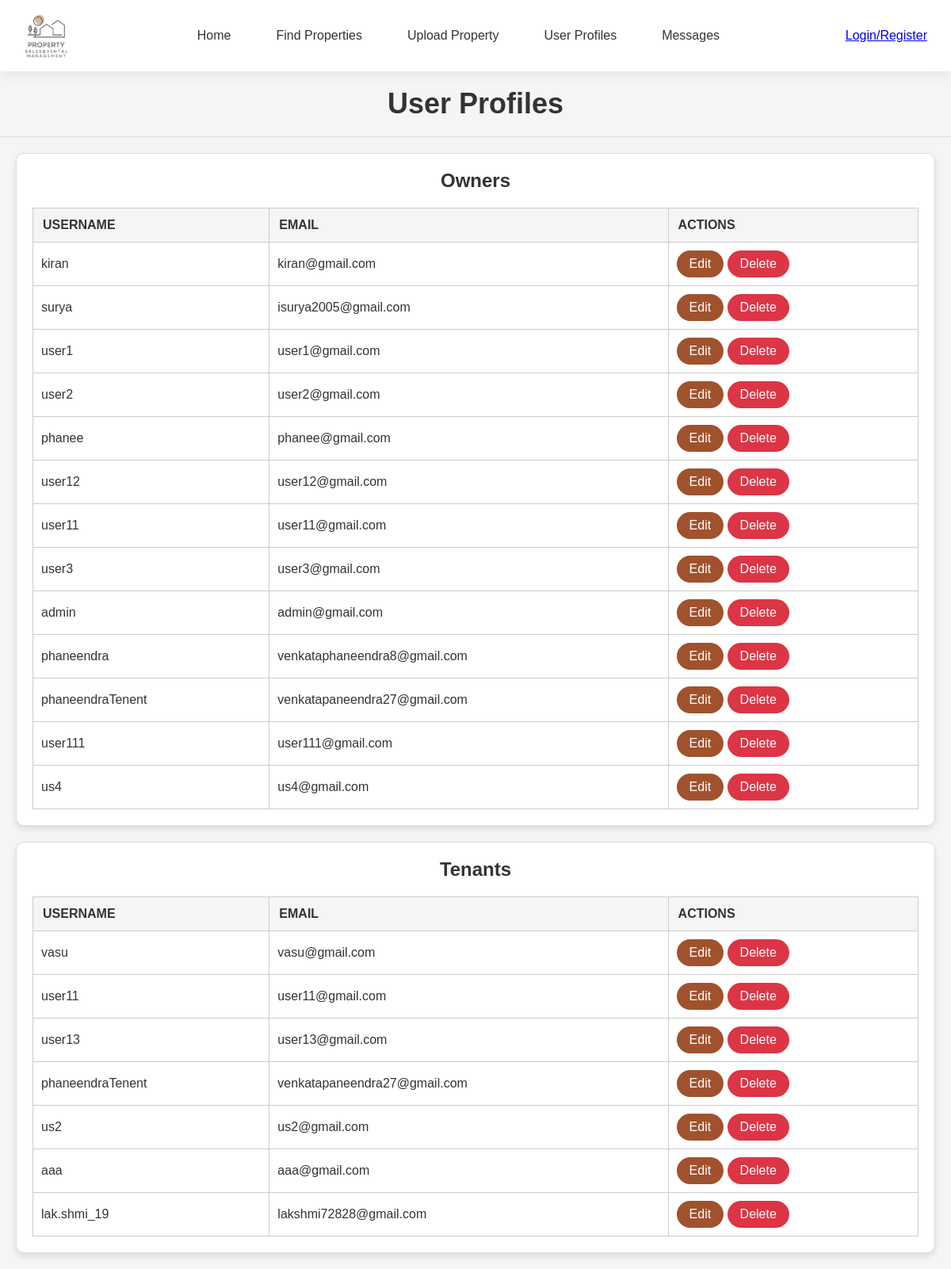
The page /adminapp/dashboard/ on the database its author committed.
### ownerapp/models.py (models this page shows, shortened)
class OwnerUser(models.Model):
    user = models.OneToOneField(User, on_delete=models.CASCADE)
    username = models.CharField(max_length=150)  # Will match the username in User
    email = models.EmailField()
    password = models.CharField(max_length=128)  # For storing the hashed password

### tenentapp/models.py (models this page shows, shortened)
class TenentUser(models.Model):
    user = models.OneToOneField(User, on_delete=models.CASCADE)
    username = models.CharField(max_length=150, unique=True)
    email = models.EmailField(unique=True)
    password = models.CharField(max_length=128)

### adminapp/views.py (the view)
# urls.py: path('dashboard/', views.dashboard, name='dashboard'),
def dashboard(request):
    owners = OwnerUser.objects.all()
    tenants = TenentUser.objects.all()
    context = {
        'owners': owners,
        'tenants': tenants
    }
    return render(request, 'adminapp/Dashboard.html', context)

### templates/adminApp/Dashboard.html (shortened to what this page needs)
{% load static %}
<html lang="en">
<head>
    <link rel="stylesheet" href="{% static 'css/adminApp/admin_Dashboard.css' %}">
    <link rel="stylesheet" href="{% static 'css/adminApp/homepage.css' %}">
</head>
<body>
{% block body %}
    {% include 'Navbar/adminNavBar.html' %}
    <section class="page-header">
        <h1>User Profiles</h1>
    </section>
    <section class="content">
        <div class="user-section">
            <center> <h2>Owners</h2></center>
            <table>
                <thead>
                    <tr>
                        <th>Username</th>
                        <th>Email</th>
                        <th>Actions</th>
                    </tr>
                </thead>
                <tbody>
                    {% for owner in owners %}
                    <tr>
                        <td>{{ owner.username }}</td>
                        <td>{{ owner.email }}</td>
                        <td>
                            <a class="button" href="{% url 'adminapp:edit_owner' owner.id %}">Edit</a>
                            <a class="button delete" href="#" onclick="confirmDelete(event, '{% url 'adminapp:delete_owner' owner.id %}')">Delete</a>
                        </td>
                    </tr>
                    {% endfor %}
                </tbody>
            </table>
        </div>
        <div class="user-section">
           <center><h2>Tenants</h2></center>
            <table>
                <thead>
                    <tr>
                        <th>Username</th>
                        <th>Email</th>
                        <th>Actions</th>
                    </tr>
                </thead>
                <tbody>
                    {% for tenant in tenants %}
                    <tr>
                        <td>{{ tenant.username }}</td>
                        <td>{{ tenant.email }}</td>
                        <td>
                            <a class="button" href="{% url 'adminapp:edit_tenant' tenant.id %}">Edit</a>
                            <a class="button delete" href="#" onclick="confirmDelete(event, '{% url 'adminapp:delete_tenant' tenant.id %}')">Delete</a>
                        </td>
                    </tr>
                    {% endfor %}
                </tbody>
            </table>
        </div>
    </section>
{% endblock %}
</body>
</html>

### templates/Navbar/adminNavBar.html
{% load static %}
<header>
    <div class="logo">
        <a href="{% url 'adminapp:homepage' %}">
            <img src="{% static 'images/logo.png' %}" alt="PS6 Logo">
        </a>
    </div>
    <nav>
        <ul>
            <li><a href="{% url 'adminapp:homepage' %}">Home</a></li>
            <li><a href="{% url 'ownerapp:property_list' %}">Find Properties</a></li>
            <li><a href="{% url 'adminapp:upload_property' %}">Upload Property</a></li>
            <li><a href="{% url 'adminapp:dashboard' %}">User Profiles</a></li>
            <li><a href="{% url 'adminapp:admin_messages' %}">Messages</a></li>
        </ul>
    </nav>
    <div class="auth-buttons">
        {% if user.is_authenticated %}
            <span class="welcome-message">Welcome {{ user.username }}</span>
            <form action="{% url 'adminapp:logout_view' %}" method="POST" style="atdisplay:inline;">
                {% csrf_token %}
                <button type="submit" class="logout-btn">Logout</button>
            </form>
        {% else %}
            <a href="{% url 'adminapp:login_or_register' %}" class="login-btn">Login/Register</a>
        {% endif %}
    </div>
</header>

### static/css/adminApp/admin_Dashboard.css (style rules this page uses)
body { font-family: Arial, sans-serif; background-color: #f4f4f4; margin: 0; padding: 0; }
.page-header { background-color: #333; padding: 15px; color: #fff; text-align: center; margin-bottom: 20px; }
.content { margin: 20px; }
.user-section { margin: 20px 0; background-color: #fff; border-radius: 8px; box-shadow: 0 0 10px rgba(0, 0, 0, 0.1); padding: 20px; }
h2 { color: #333; margin-bottom: 10px; }
table { width: 100%; border-collapse: collapse; margin-top: 10px; background-color: #fff; }
table, th, td { border: 1px solid #ccc; }
th, td { padding: 12px; text-align: left; font-size: 1em; }
th { background-color: #f8f9fa; font-weight: bold; text-transform: uppercase; }
.button { display: inline-block; padding: 5px 10px; background-color: #007BFF; color: #fff; text-decoration: none; border-radius: 3px; transition: background-color 0.3s ease; }
.delete { background-color: #dc3545; }

### static/css/adminApp/homepage.css (style rules this page uses)
* { margin: 0; padding: 0; box-sizing: border-box; }
body { font-family: 'Poppins', sans-serif; margin: 0; padding: 0; background-color: #f5f5f5; color: #333; }
header { background-color: #ffffff; color: #333; padding: 15px 30px; display: flex; justify-content: space-between; align-items: center; box-shadow: 0 4px 15px rgba(0, 0, 0, 0.08); position: relative; z-index: 1000; }
.logo img { max-width: 150px; max-height: 60px; transition: transform 0.3s ease; }
nav ul { list-style: none; margin: 0; padding: 0; display: flex; gap: 25px; }
nav ul li a { color: #333; text-decoration: none; font-size: 1rem; font-weight: 500; padding: 8px 16px; border-radius: 20px; transition: all 0.3s ease; position: relative; }
nav ul li a::after { content: ''; position: absolute; bottom: 0; left: 50%; width: 0; height: 2px; transition: all 0.3s ease; transform: translateX(-50%); }
.auth-buttons { display: flex; align-items: center; gap: 15px; }

### templates/adminApp/Dashboard.html (style rules this page uses)
.page-header { text-align: center; padding: 20px; background-color: #f5f5f5; color: #333; font-size: 24px; font-weight: bold; border-bottom: 1px solid #ddd; }
.user-section { margin: 20px auto; width: 100%; max-width: 1200px; background-color: #fff; border: 1px solid #ddd; border-radius: 10px; box-shadow: 0 4px 8px rgba(0, 0, 0, 0.1); padding: 20px; }
.user-section h2 { color: #333; margin-bottom: 20px; text-align: center; }
table { width: 100%; border-collapse: collapse; margin-top: 10px; }
table thead th { background-color: #f5f5f5; color: #333; padding: 12px; text-align: left; }
table tbody tr { border-top: 1px solid #ddd; }
table tbody td { padding: 10px; color: #333; }
.button { padding: 8px 16px; border-radius: 20px; text-decoration: none; color: white; background-color: #a0522d; transition: background-color 0.3s ease, opacity 0.3s ease, transform 0.2s ease; }
.delete { background-color: #dc3545; }

### rows shown on the page
OwnerUser: username "kiran", email "kiran@gmail.com"
OwnerUser: username "surya", email "isurya2005@gmail.com"
OwnerUser: username "user1", email "user1@gmail.com"
OwnerUser: username "user2", email "user2@gmail.com"
OwnerUser: username "phanee", email "phanee@gmail.com"
OwnerUser: username "user12", email "user12@gmail.com"
OwnerUser: username "user11", email "user11@gmail.com"
OwnerUser: username "user3", email "user3@gmail.com"
OwnerUser: username "admin", email "admin@gmail.com"
OwnerUser: username "phaneendra", email "venkataphaneendra8@gmail.com"
OwnerUser: username "phaneendraTenent", email "venkatapaneendra27@gmail.com"
OwnerUser: username "user111", email "user111@gmail.com"
OwnerUser: username "us4", email "us4@gmail.com"
TenentUser: username "vasu", email "vasu@gmail.com"
TenentUser: username "user11", email "user11@gmail.com"
TenentUser: username "user13", email "user13@gmail.com"
TenentUser: username "phaneendraTenent", email "venkatapaneendra27@gmail.com"
TenentUser: username "us2", email "us2@gmail.com"
TenentUser: username "aaa", email "aaa@gmail.com"
TenentUser: username "lak.shmi_19", email "lakshmi72828@gmail.com"
